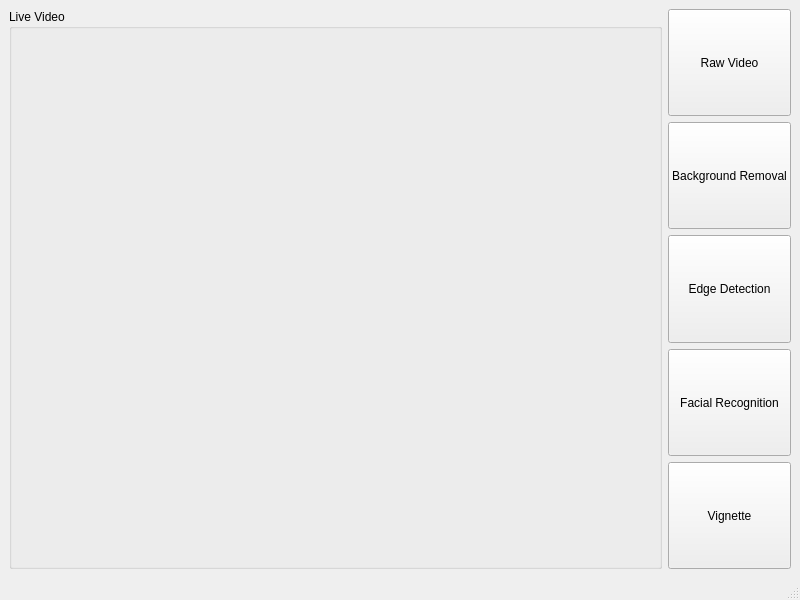
<?xml version="1.0" encoding="UTF-8"?>
<ui version="4.0">
 <class>MainWindow</class>
 <widget class="QMainWindow" name="MainWindow">
  <property name="geometry">
   <rect>
    <x>0</x>
    <y>0</y>
    <width>800</width>
    <height>600</height>
   </rect>
  </property>
  <property name="windowTitle">
   <string>MainWindow</string>
  </property>
  <widget class="QWidget" name="centralwidget">
   <layout class="QHBoxLayout" name="horizontalLayout">
    <item>
     <widget class="QGroupBox" name="groupBox">
      <property name="sizePolicy">
       <sizepolicy hsizetype="Expanding" vsizetype="Preferred">
        <horstretch>0</horstretch>
        <verstretch>0</verstretch>
       </sizepolicy>
      </property>
      <property name="title">
       <string>Live Video</string>
      </property>
     </widget>
    </item>
    <item>
     <layout class="QGridLayout" name="gridLayout">
      <property name="leftMargin">
       <number>0</number>
      </property>
      <item row="3" column="0">
       <widget class="QPushButton" name="facial_recognition_button">
        <property name="sizePolicy">
         <sizepolicy hsizetype="Minimum" vsizetype="Expanding">
          <horstretch>0</horstretch>
          <verstretch>0</verstretch>
         </sizepolicy>
        </property>
        <property name="text">
         <string>Facial Recognition</string>
        </property>
       </widget>
      </item>
      <item row="0" column="0">
       <widget class="QPushButton" name="raw_video_button">
        <property name="sizePolicy">
         <sizepolicy hsizetype="Minimum" vsizetype="Expanding">
          <horstretch>0</horstretch>
          <verstretch>0</verstretch>
         </sizepolicy>
        </property>
        <property name="text">
         <string>Raw Video</string>
        </property>
       </widget>
      </item>
      <item row="1" column="0">
       <widget class="QPushButton" name="background_removal_button">
        <property name="sizePolicy">
         <sizepolicy hsizetype="Minimum" vsizetype="Expanding">
          <horstretch>0</horstretch>
          <verstretch>0</verstretch>
         </sizepolicy>
        </property>
        <property name="text">
         <string>Background Removal</string>
        </property>
       </widget>
      </item>
      <item row="2" column="0">
       <widget class="QPushButton" name="edge_detection_button">
        <property name="sizePolicy">
         <sizepolicy hsizetype="Minimum" vsizetype="Expanding">
          <horstretch>0</horstretch>
          <verstretch>0</verstretch>
         </sizepolicy>
        </property>
        <property name="text">
         <string>Edge Detection</string>
        </property>
       </widget>
      </item>
      <item row="4" column="0">
       <widget class="QPushButton" name="vignette_button">
        <property name="sizePolicy">
         <sizepolicy hsizetype="Minimum" vsizetype="Expanding">
          <horstretch>0</horstretch>
          <verstretch>0</verstretch>
         </sizepolicy>
        </property>
        <property name="text">
         <string>Vignette</string>
        </property>
       </widget>
      </item>
     </layout>
    </item>
   </layout>
  </widget>
  <widget class="QMenuBar" name="menubar">
   <property name="geometry">
    <rect>
     <x>0</x>
     <y>0</y>
     <width>800</width>
     <height>22</height>
    </rect>
   </property>
  </widget>
  <widget class="QStatusBar" name="statusbar"/>
 </widget>
 <resources/>
 <connections/>
</ui>
